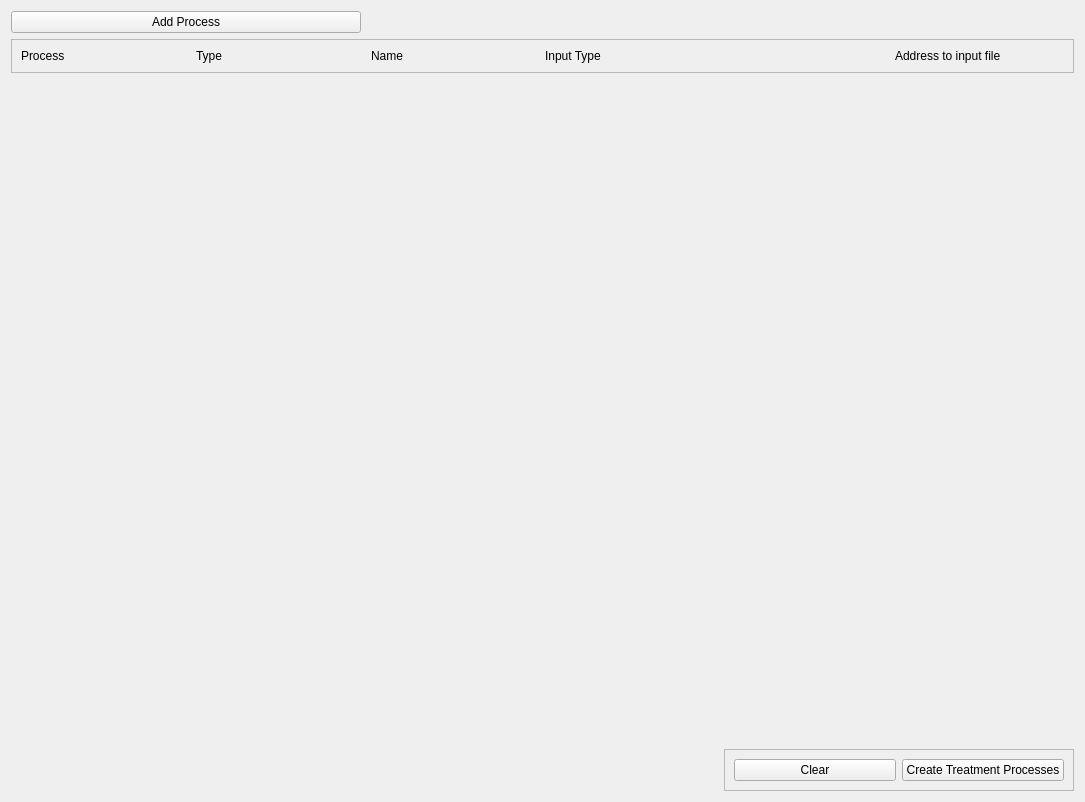
                     <widget class="QWidget" name="Treatment_process">
                      <property name="geometry">
                       <rect>
                        <x>0</x>
                        <y>0</y>
                        <width>1085</width>
                        <height>802</height>
                       </rect>
                      </property>
                      <attribute name="label">
                       <string>Treatment Processes</string>
                      </attribute>
                      <layout class="QGridLayout" name="gridLayout_100">
                       <item row="3" column="0" colspan="2">
                        <spacer name="horizontalSpacer_39">
                         <property name="orientation">
                          <enum>Qt::Horizontal</enum>
                         </property>
                         <property name="sizeHint" stdset="0">
                          <size>
                           <width>40</width>
                           <height>20</height>
                          </size>
                         </property>
                        </spacer>
                       </item>
                       <item row="0" column="0">
                        <widget class="QPushButton" name="Add_process">
                         <property name="sizePolicy">
                          <sizepolicy hsizetype="Preferred" vsizetype="Fixed">
                           <horstretch>0</horstretch>
                           <verstretch>0</verstretch>
                          </sizepolicy>
                         </property>
                         <property name="text">
                          <string>Add Process</string>
                         </property>
                         <property name="icon">
                          <iconset resource="PyWOLF_Resource.qrc">
                           <normaloff>:/ICONS/PySWOLF_ICONS/ADD.png</normaloff>:/ICONS/PySWOLF_ICONS/ADD.png</iconset>
                         </property>
                        </widget>
                       </item>
                       <item row="2" column="1">
                        <spacer name="verticalSpacer_3">
                         <property name="orientation">
                          <enum>Qt::Vertical</enum>
                         </property>
                         <property name="sizeHint" stdset="0">
                          <size>
                           <width>20</width>
                           <height>40</height>
                          </size>
                         </property>
                        </spacer>
                       </item>
                       <item row="3" column="2">
                        <widget class="QFrame" name="frame_43">
                         <property name="frameShape">
                          <enum>QFrame::StyledPanel</enum>
                         </property>
                         <property name="frameShadow">
                          <enum>QFrame::Raised</enum>
                         </property>
                         <layout class="QHBoxLayout" name="horizontalLayout_2">
                          <item>
                           <widget class="QPushButton" name="Treat_process_Clear">
                            <property name="text">
                             <string>Clear</string>
                            </property>
                            <property name="icon">
                             <iconset resource="PyWOLF_Resource.qrc">
                              <normaloff>:/ICONS/PySWOLF_ICONS/Remove.png</normaloff>:/ICONS/PySWOLF_ICONS/Remove.png</iconset>
                            </property>
                           </widget>
                          </item>
                          <item>
                           <widget class="QPushButton" name="Create_Treat_prc_dict">
                            <property name="minimumSize">
                             <size>
                              <width>150</width>
                              <height>0</height>
                             </size>
                            </property>
                            <property name="text">
                             <string>Create Treatment Processes</string>
                            </property>
                            <property name="icon">
                             <iconset resource="PyWOLF_Resource.qrc">
                              <normaloff>:/ICONS/PySWOLF_ICONS/Create.png</normaloff>:/ICONS/PySWOLF_ICONS/Create.png</iconset>
                            </property>
                           </widget>
                          </item>
                         </layout>
                        </widget>
                       </item>
                       <item row="0" column="1" colspan="2">
                        <spacer name="horizontalSpacer_40">
                         <property name="orientation">
                          <enum>Qt::Horizontal</enum>
                         </property>
                         <property name="sizeHint" stdset="0">
                          <size>
                           <width>40</width>
                           <height>20</height>
                          </size>
                         </property>
                        </spacer>
                       </item>
                       <item row="1" column="0" colspan="3">
                        <widget class="QFrame" name="frame_Process_treatment">
                         <property name="frameShape">
                          <enum>QFrame::StyledPanel</enum>
                         </property>
                         <property name="frameShadow">
                          <enum>QFrame::Raised</enum>
                         </property>
                         <layout class="QGridLayout" name="gridLayout_101">
                          <item row="0" column="0">
                           <widget class="QLabel" name="label_10">
                            <property name="text">
                             <string>Process</string>
                            </property>
                           </widget>
                          </item>
                          <item row="0" column="1">
                           <widget class="QLabel" name="label_14">
                            <property name="text">
                             <string>Type</string>
                            </property>
                            <property name="alignment">
                             <set>Qt::AlignLeading|Qt::AlignLeft|Qt::AlignVCenter</set>
                            </property>
                           </widget>
                          </item>
                          <item row="0" column="2">
                           <widget class="QLabel" name="label_15">
                            <property name="text">
                             <string>Name</string>
                            </property>
                           </widget>
                          </item>
                          <item row="0" column="3">
                           <widget class="QLabel" name="label_16">
                            <property name="text">
                             <string>Input Type</string>
                            </property>
                           </widget>
                          </item>
                          <item row="0" column="4">
                           <widget class="QLabel" name="label_84">
                            <property name="text">
                             <string/>
                            </property>
                           </widget>
                          </item>
                          <item row="0" column="5">
                           <widget class="QLabel" name="label_17">
                            <property name="text">
                             <string>Address to input file</string>
                            </property>
                           </widget>
                          </item>
                         </layout>
                        </widget>
                       </item>
                      </layout>
                     </widget>
